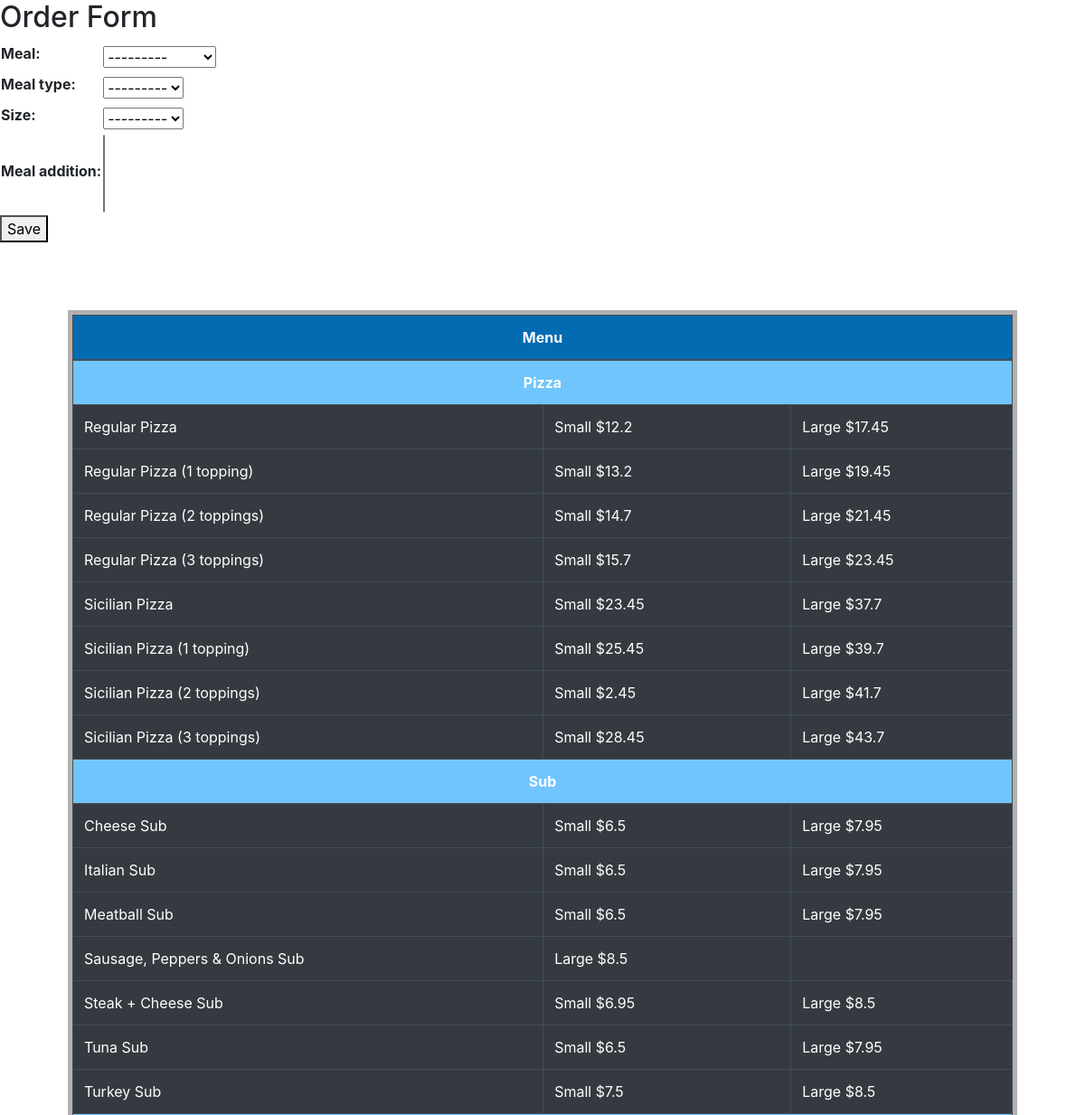
Before: / (upper part) with the older database file.
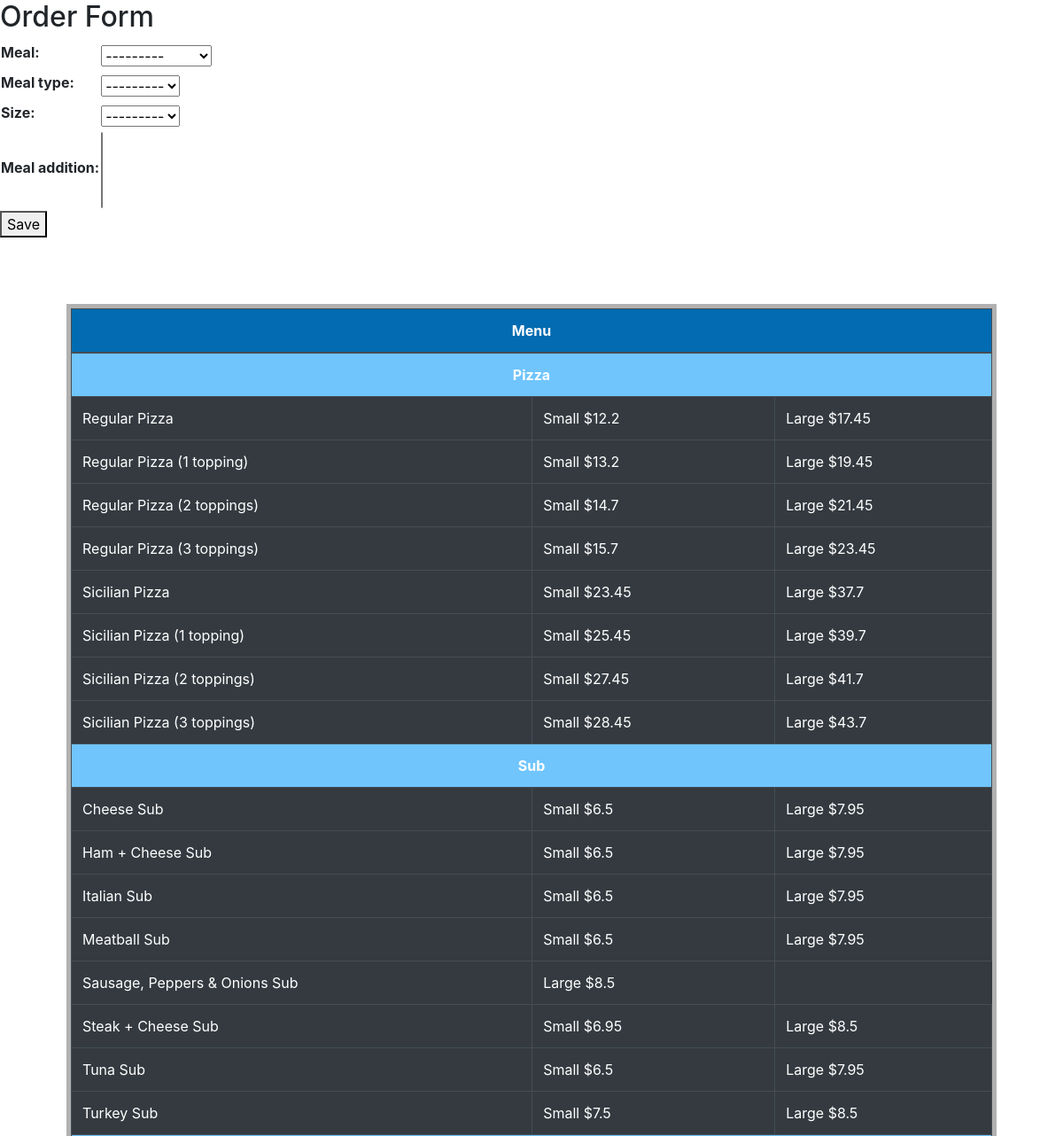
After: the same page with the newer database file.
### orders/models.py (models this page shows, shortened)
class Meal(models.Model):
    name = models.CharField(max_length=64)
    def __str__(self):
        return f"{self.name}"

class Meal_Type(models.Model):
    name = models.CharField(max_length=64)
    meal = models.ForeignKey(Meal, on_delete=models.CASCADE, null=True)
    size = models.ManyToManyField(Size)
    meal_addition = models.ManyToManyField(Meal_Addition, blank=True)
    def __str__(self):
        return f"{self.name}"

class Size(models.Model):
    size = models.CharField(max_length=64)
    def __str__(self):
        return f"{self.size}"

class Price(models.Model):
    price = models.FloatField(default = 0)
    meal_type = models.ManyToManyField(Meal_Type)
    size = models.ForeignKey(Size, on_delete=models.CASCADE)

### orders/views.py (the view)
# urls.py: path('', views.OrderCreateView.as_view(), name='order_add'),
class OrderCreateView(CreateView):
    model = Order
    form_class = OrderForm
    success_url = reverse_lazy('order_add')
    def get_context_data(self, **kwargs):
        context = super(CreateView, self).get_context_data(**kwargs)
        menu = {}
        price= []
        for item in Meal.objects.all():
            l = list(Meal_Type.objects.filter(meal=item).order_by('name'))
            meal_types_list = [str(i) for i in l]
            menu[item.name] = meal_types_list
        for item in Price.objects.all():
            l = list(item.meal_type.values_list('name', flat=True))
            meal_types_by_price_list = [str(i) for i in l]
            temp = {}
            temp['size'] = item.size
            temp['price'] = item.price
            temp['meal_types'] = meal_types_by_price_list
            price.append(temp)
        context['menu'] = menu
        context['sizes'] = Size.objects.all()
        context['meal_additions'] = Meal_Addition.objects.all()
        context['prices'] = price
        return context

### orders/forms.py (shortened to what this page needs)
class OrderForm(forms.ModelForm):
    class Meta:
        model = Order
        fields = ('meal', 'meal_type', 'size', 'meal_addition')
    def __init__(self, *args, **kwargs):
        super().__init__(*args, **kwargs)
        self.fields['meal_type'].queryset = Meal_Type.objects.none()
        self.fields['size'].queryset = Size.objects.none()
        self.fields['meal_addition'].queryset = Meal_Addition.objects.none()
        if 'meal' in self.data:
            try:
                meal_id = int(self.data.get('meal'))
                self.fields['meal_type'].queryset = Meal_Type.objects.filter(meal_id=meal_id).order_by('meal')
            except (ValueError, TypeError):
                pass  # invalid input from the client; ignore and fallback to empty queryset
        elif self.instance.pk:
            self.fields['meal_type'].queryset = self.instance.meal.meal_type_set.order_by('meal')

### orders/views.py (called while the page is built)
@register.filter
def get_item(dictionary, key):
    return dictionary.get(key)

### orders/templates/orders/order_form.html (shortened to what this page needs)
{% extends 'orders/base.html' %}
{% block body %}
  <h2>Order Form</h2>
  <form method="post" id="orderForm" data-meal_type-url="{% url 'ajax_load_meal_type' %}" data-size-url="{% url 'ajax_load_size' %}"
   data-meal_addition-url="{% url 'ajax_load_meal_addition' %}" novalidate>
    <table>
      {{ form.as_table }}
    </table>
    <button type="submit">Save</button>
  </form>
  {% if menu %}
    <div class="content-section">
      <table class="table table-bordered table-dark">
        <thead>
          <tr>
            <th scope="row" colspan="3" id="menu-title">Menu</th>
          </tr>
        </thead>
        <tbody>
          {% for meal in menu %}
            <tr>
              <th colspan="3">{{ meal }}</th>
            {% for mealType1 in menu|get_item:meal %}
              <tr>
                <td scope="row">{{ mealType1 }}</td>
                {% if prices %}
                  {% for item in prices %}
                    {% for mealType2 in item.meal_types %}
                      {% if mealType2 == mealType1 %}
                        <td>{{ item.size }} ${{ item.price }}</td>
                      {% endif %}
                    {% endfor %}
                  {% endfor %}
                {% endif %}
              </tr>
            {% endfor %}
          {% endfor %}
        </tbody>
      </table>
    </div>
  {% endif %}
{% endblock %}

Changed rows visible on the page:
added Meal_Type: menu "Ham + Cheese Sub"
Other visible differences:
list line gone: "Small $ 2.45"
new list line: "Small $ 27.45"
new list line: "Small $ 6.5"
new list line: "Large $ 7.95"
